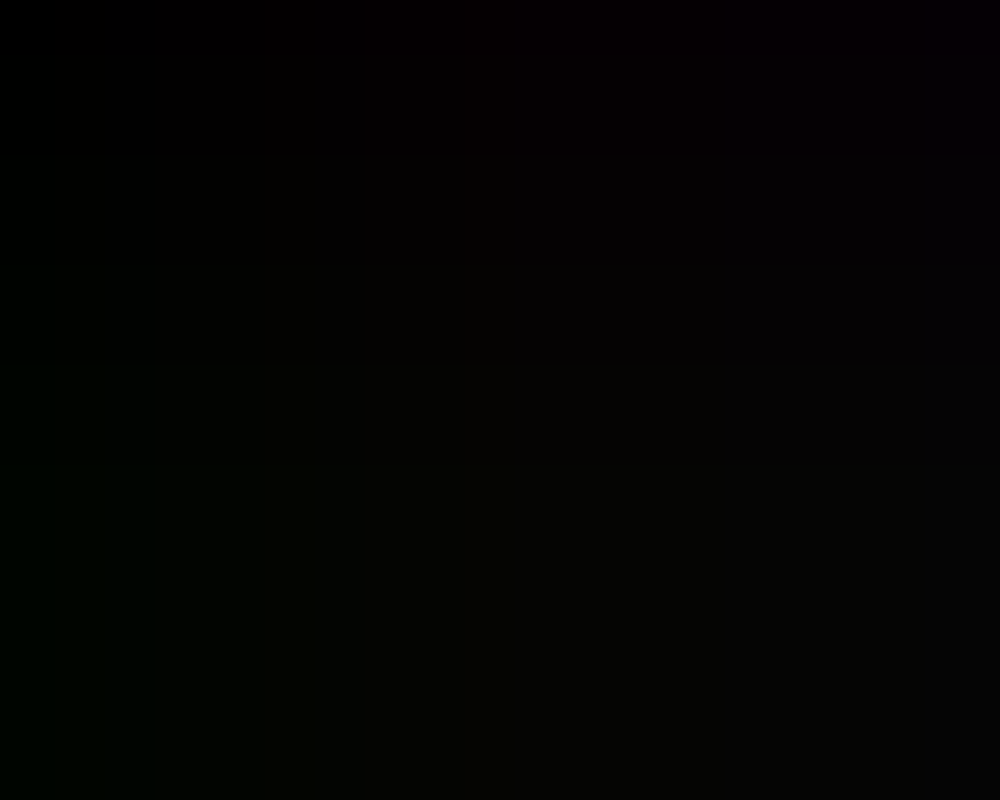
Frame 1 (no input)
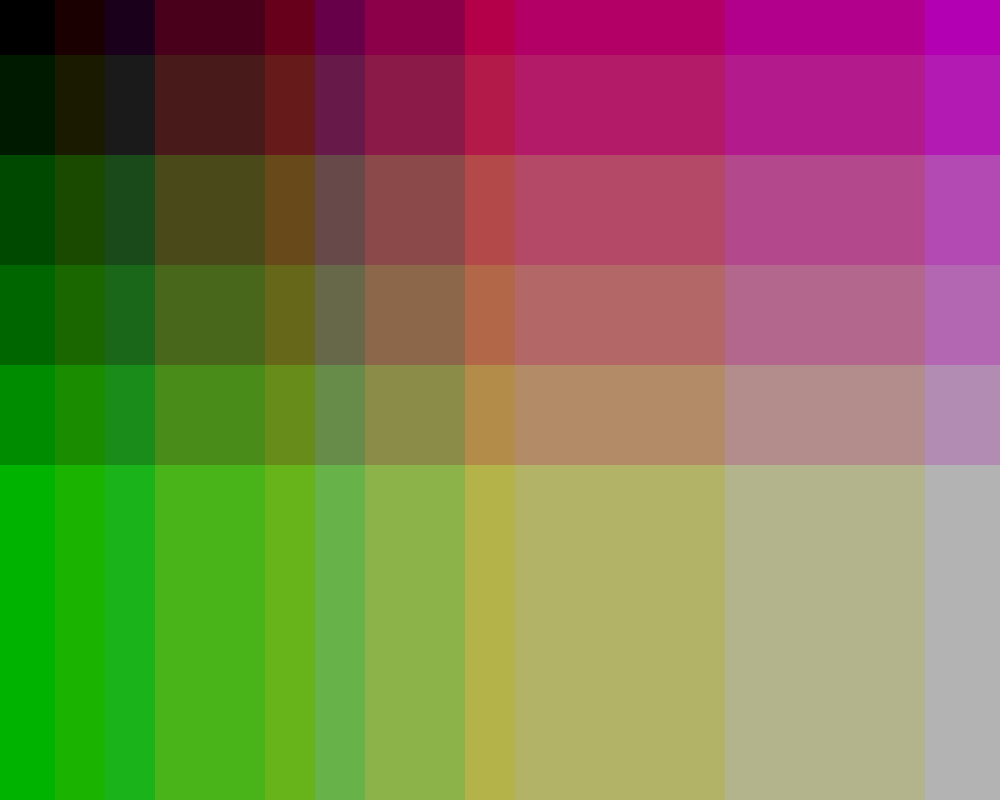
Frame 60 (the mouse pressed at the canvas centre just before this capture)
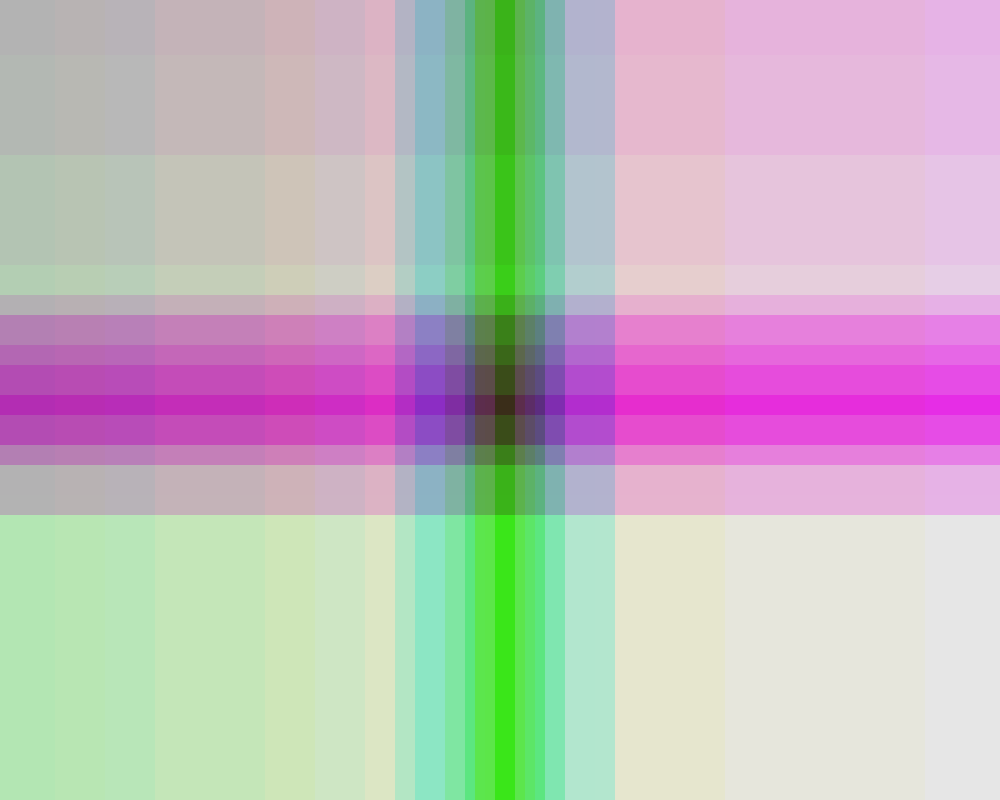
Frame 120 (the mouse held since frame 60 and released just before this capture)

The Processing sketch that drew these frames (run headless with seeded random() and noise(); from frame 60 on, the mouse is pressed at the canvas centre):

// Processing sketch: processing_147084
// ── processing_147084.pde

void setup(){
  size(1000,800);
  frameRate(25);
  noStroke();
  background(0);
 
}
void draw(){
 
  for(int i = 5; i < width ; i=i+10){
    for(int j = 5; j < height ; j=j+10){
      
     
      if (mousePressed != true) {
       
       
        fill(i/2,j/2,i/4,5);
    rect(i+mouseX,j+mouseY,10,10); 
    rect(mouseX-i,mouseY-j,10,10);
    rect(i+mouseX,mouseY-j,10,10); 
    rect(mouseX-i,mouseY+j,10,10);
      }
else {
     
      fill(i*2,j*2,i*4,5);
    rect(i+mouseX,j+mouseY,10,10); 
    rect(mouseX-i,mouseY-j,10,10);
    rect(i+mouseX,mouseY-j,10,10); 
    rect(mouseX-i,mouseY+j,10,10);
  
}
}
}
}
